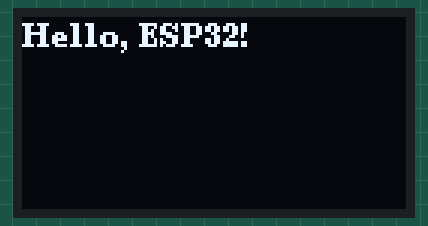
Recording of a sketch running on a simulated ESP32. Shown: 128×64 one-colour display.

Above: at 0.1 s.

The sketch:

oled.ino
```cpp
#include <U8g2lib.h>
#include <Wire.h>

// Using hardware I2C for SH1106 128x64
U8G2_SH1106_128X64_NONAME_F_HW_I2C u8g2(U8G2_R0, /* reset=*/ U8X8_PIN_NONE);

void setup() {
  u8g2.begin();
  u8g2.clearBuffer();
  u8g2.setFont(u8g2_font_ncenB08_tr); // Choose a font
  u8g2.drawStr(0, 10, "Hello, ESP32!");
  u8g2.sendBuffer(); // Send to display
}
void loop() {
  // Leave empty if you don't need updates
}
```
